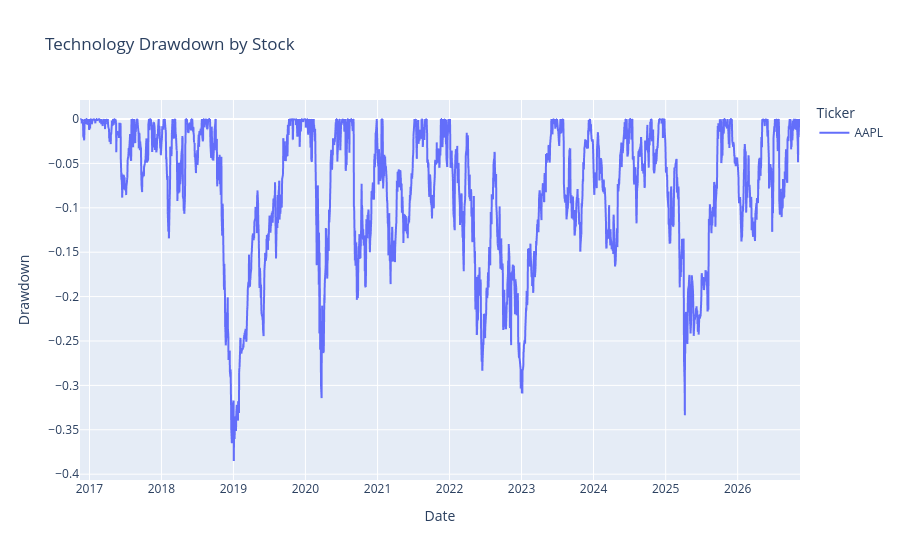

The code cell stored with this chart in its notebook:
### Code cell
#For each sector, plotting the drawdown of each of the stocks in that sector. 
for sector in sectors:
    sector_data = market_data[market_data["Sector"]==sector]
    fig = px.line(sector_data, x="Date", y="Drawdown", color="Ticker", title=f"{sector} Drawdown by Stock")
    fig.show()

### Figure 1 — Plotly figure (JSON) as saved in the notebook; plotly's stock layout.template omitted (floating-point values rounded to 4 significant figures; data arrays with more than 128 entries replaced by an {"elided": "..."} marker saying what was removed)
{"data": [{"hovertemplate": "Ticker=AAPL<br>Date=%{x}<br>Drawdown=%{y}<extra></extra>", "legendgroup": "AAPL", "line": {"color": "#636efa", "dash": "solid"}, "marker": {"symbol": "circle"}, "mode": "lines", "name": "AAPL", "showlegend": true, "type": "scattergl", "x": {"elided": "2514 str values"}, "xaxis": "x", "y": {"elided": "2514 float values"}, "yaxis": "y"}], "layout": {"legend": {"title": {"text": "Ticker"}, "tracegroupgap": 0}, "title": {"text": "Technology Drawdown by Stock"}, "xaxis": {"anchor": "y", "domain": [0, 1], "title": {"text": "Date"}}, "yaxis": {"anchor": "x", "domain": [0, 1], "title": {"text": "Drawdown"}}}}
